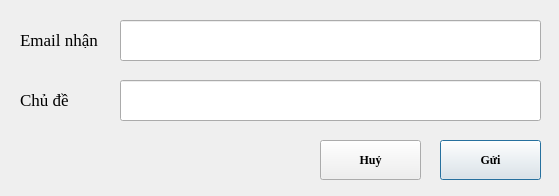
<?xml version="1.0" encoding="UTF-8"?>
<ui version="4.0">
 <class>Email</class>
 <widget class="QDialog" name="Email">
  <property name="geometry">
   <rect>
    <x>0</x>
    <y>0</y>
    <width>559</width>
    <height>196</height>
   </rect>
  </property>
  <property name="windowTitle">
   <string>Email</string>
  </property>
  <widget class="QLineEdit" name="txt_email">
   <property name="geometry">
    <rect>
     <x>120</x>
     <y>20</y>
     <width>421</width>
     <height>41</height>
    </rect>
   </property>
   <property name="minimumSize">
    <size>
     <width>0</width>
     <height>40</height>
    </size>
   </property>
   <property name="font">
    <font>
     <family>Times New Roman</family>
    </font>
   </property>
  </widget>
  <widget class="QLabel" name="label">
   <property name="geometry">
    <rect>
     <x>20</x>
     <y>32</y>
     <width>91</width>
     <height>16</height>
    </rect>
   </property>
   <property name="font">
    <font>
     <family>Times New Roman</family>
     <pointsize>13</pointsize>
     <weight>50</weight>
     <bold>false</bold>
    </font>
   </property>
   <property name="text">
    <string>Email nhận</string>
   </property>
  </widget>
  <widget class="QLineEdit" name="txt_subject">
   <property name="geometry">
    <rect>
     <x>120</x>
     <y>80</y>
     <width>421</width>
     <height>41</height>
    </rect>
   </property>
   <property name="minimumSize">
    <size>
     <width>0</width>
     <height>40</height>
    </size>
   </property>
   <property name="font">
    <font>
     <family>Times New Roman</family>
    </font>
   </property>
  </widget>
  <widget class="QLabel" name="label_2">
   <property name="geometry">
    <rect>
     <x>20</x>
     <y>92</y>
     <width>91</width>
     <height>16</height>
    </rect>
   </property>
   <property name="font">
    <font>
     <family>Times New Roman</family>
     <pointsize>13</pointsize>
     <weight>50</weight>
     <bold>false</bold>
    </font>
   </property>
   <property name="text">
    <string>Chủ đề</string>
   </property>
  </widget>
  <widget class="QPushButton" name="btn_send">
   <property name="geometry">
    <rect>
     <x>440</x>
     <y>140</y>
     <width>101</width>
     <height>40</height>
    </rect>
   </property>
   <property name="minimumSize">
    <size>
     <width>0</width>
     <height>40</height>
    </size>
   </property>
   <property name="font">
    <font>
     <family>Times New Roman</family>
     <weight>75</weight>
     <bold>true</bold>
    </font>
   </property>
   <property name="text">
    <string>Gửi</string>
   </property>
  </widget>
  <widget class="QPushButton" name="btn_exit">
   <property name="geometry">
    <rect>
     <x>320</x>
     <y>140</y>
     <width>101</width>
     <height>40</height>
    </rect>
   </property>
   <property name="minimumSize">
    <size>
     <width>0</width>
     <height>40</height>
    </size>
   </property>
   <property name="font">
    <font>
     <family>Times New Roman</family>
     <weight>75</weight>
     <bold>true</bold>
    </font>
   </property>
   <property name="text">
    <string>Huỷ</string>
   </property>
  </widget>
 </widget>
 <resources/>
 <connections/>
</ui>
